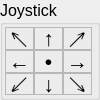
<?xml version="1.0" encoding="UTF-8"?>
<ui version="4.0">
 <class>joystickWidget</class>
 <widget class="QWidget" name="joystickWidget">
  <property name="geometry">
   <rect>
    <x>0</x>
    <y>0</y>
    <width>100</width>
    <height>100</height>
   </rect>
  </property>
  <property name="sizePolicy">
   <sizepolicy hsizetype="Minimum" vsizetype="Minimum">
    <horstretch>0</horstretch>
    <verstretch>0</verstretch>
   </sizepolicy>
  </property>
  <property name="minimumSize">
   <size>
    <width>100</width>
    <height>100</height>
   </size>
  </property>
  <property name="maximumSize">
   <size>
    <width>150</width>
    <height>150</height>
   </size>
  </property>
  <property name="sizeIncrement">
   <size>
    <width>1</width>
    <height>1</height>
   </size>
  </property>
  <property name="font">
   <font>
    <pointsize>12</pointsize>
    <stylestrategy>PreferDefault</stylestrategy>
   </font>
  </property>
  <property name="mouseTracking">
   <bool>false</bool>
  </property>
  <property name="windowTitle">
   <string>Form</string>
  </property>
  <property name="autoFillBackground">
   <bool>false</bool>
  </property>
  <layout class="QVBoxLayout" name="layout">
   <property name="margin">
    <number>0</number>
   </property>
   <item>
    <widget class="QGroupBox" name="joystickControl">
     <property name="title">
      <string>Joystick</string>
     </property>
     <layout class="QGridLayout" name="gridLayout">
      <property name="leftMargin">
       <number>2</number>
      </property>
      <property name="topMargin">
       <number>2</number>
      </property>
      <property name="rightMargin">
       <number>5</number>
      </property>
      <property name="bottomMargin">
       <number>2</number>
      </property>
      <property name="spacing">
       <number>0</number>
      </property>
      <item row="2" column="1">
       <widget class="QLabel" name="down">
        <property name="font">
         <font>
          <pointsize>16</pointsize>
         </font>
        </property>
        <property name="frameShape">
         <enum>QFrame::StyledPanel</enum>
        </property>
        <property name="frameShadow">
         <enum>QFrame::Plain</enum>
        </property>
        <property name="text">
         <string>↓</string>
        </property>
        <property name="scaledContents">
         <bool>true</bool>
        </property>
        <property name="alignment">
         <set>Qt::AlignCenter</set>
        </property>
        <property name="textInteractionFlags">
         <set>Qt::NoTextInteraction</set>
        </property>
       </widget>
      </item>
      <item row="0" column="0">
       <widget class="QLabel" name="topleft">
        <property name="font">
         <font>
          <pointsize>16</pointsize>
         </font>
        </property>
        <property name="frameShape">
         <enum>QFrame::StyledPanel</enum>
        </property>
        <property name="text">
         <string>↖︎</string>
        </property>
        <property name="scaledContents">
         <bool>true</bool>
        </property>
        <property name="alignment">
         <set>Qt::AlignCenter</set>
        </property>
        <property name="textInteractionFlags">
         <set>Qt::NoTextInteraction</set>
        </property>
       </widget>
      </item>
      <item row="0" column="2">
       <widget class="QLabel" name="topright">
        <property name="font">
         <font>
          <pointsize>16</pointsize>
         </font>
        </property>
        <property name="frameShape">
         <enum>QFrame::StyledPanel</enum>
        </property>
        <property name="text">
         <string>↗︎</string>
        </property>
        <property name="scaledContents">
         <bool>true</bool>
        </property>
        <property name="alignment">
         <set>Qt::AlignCenter</set>
        </property>
        <property name="textInteractionFlags">
         <set>Qt::NoTextInteraction</set>
        </property>
       </widget>
      </item>
      <item row="1" column="1">
       <widget class="QLabel" name="center">
        <property name="font">
         <font>
          <pointsize>16</pointsize>
         </font>
        </property>
        <property name="frameShape">
         <enum>QFrame::StyledPanel</enum>
        </property>
        <property name="text">
         <string>•</string>
        </property>
        <property name="scaledContents">
         <bool>true</bool>
        </property>
        <property name="alignment">
         <set>Qt::AlignCenter</set>
        </property>
        <property name="textInteractionFlags">
         <set>Qt::NoTextInteraction</set>
        </property>
       </widget>
      </item>
      <item row="0" column="1">
       <widget class="QLabel" name="up">
        <property name="font">
         <font>
          <pointsize>16</pointsize>
         </font>
        </property>
        <property name="frameShape">
         <enum>QFrame::StyledPanel</enum>
        </property>
        <property name="text">
         <string>↑</string>
        </property>
        <property name="scaledContents">
         <bool>true</bool>
        </property>
        <property name="alignment">
         <set>Qt::AlignCenter</set>
        </property>
        <property name="textInteractionFlags">
         <set>Qt::NoTextInteraction</set>
        </property>
       </widget>
      </item>
      <item row="2" column="2">
       <widget class="QLabel" name="downright">
        <property name="font">
         <font>
          <pointsize>16</pointsize>
         </font>
        </property>
        <property name="frameShape">
         <enum>QFrame::StyledPanel</enum>
        </property>
        <property name="frameShadow">
         <enum>QFrame::Plain</enum>
        </property>
        <property name="text">
         <string>↘︎</string>
        </property>
        <property name="scaledContents">
         <bool>true</bool>
        </property>
        <property name="alignment">
         <set>Qt::AlignCenter</set>
        </property>
        <property name="textInteractionFlags">
         <set>Qt::NoTextInteraction</set>
        </property>
       </widget>
      </item>
      <item row="1" column="2">
       <widget class="QLabel" name="right">
        <property name="font">
         <font>
          <pointsize>16</pointsize>
         </font>
        </property>
        <property name="frameShape">
         <enum>QFrame::StyledPanel</enum>
        </property>
        <property name="text">
         <string>→</string>
        </property>
        <property name="scaledContents">
         <bool>true</bool>
        </property>
        <property name="alignment">
         <set>Qt::AlignCenter</set>
        </property>
        <property name="textInteractionFlags">
         <set>Qt::NoTextInteraction</set>
        </property>
       </widget>
      </item>
      <item row="2" column="0">
       <widget class="QLabel" name="downleft">
        <property name="font">
         <font>
          <pointsize>16</pointsize>
         </font>
        </property>
        <property name="frameShape">
         <enum>QFrame::StyledPanel</enum>
        </property>
        <property name="frameShadow">
         <enum>QFrame::Plain</enum>
        </property>
        <property name="text">
         <string>↙︎</string>
        </property>
        <property name="scaledContents">
         <bool>true</bool>
        </property>
        <property name="alignment">
         <set>Qt::AlignCenter</set>
        </property>
        <property name="textInteractionFlags">
         <set>Qt::NoTextInteraction</set>
        </property>
       </widget>
      </item>
      <item row="1" column="0">
       <widget class="QLabel" name="left">
        <property name="font">
         <font>
          <pointsize>16</pointsize>
         </font>
        </property>
        <property name="frameShape">
         <enum>QFrame::StyledPanel</enum>
        </property>
        <property name="text">
         <string>←</string>
        </property>
        <property name="scaledContents">
         <bool>true</bool>
        </property>
        <property name="alignment">
         <set>Qt::AlignCenter</set>
        </property>
        <property name="textInteractionFlags">
         <set>Qt::NoTextInteraction</set>
        </property>
       </widget>
      </item>
     </layout>
    </widget>
   </item>
  </layout>
 </widget>
 <resources/>
 <connections/>
</ui>
